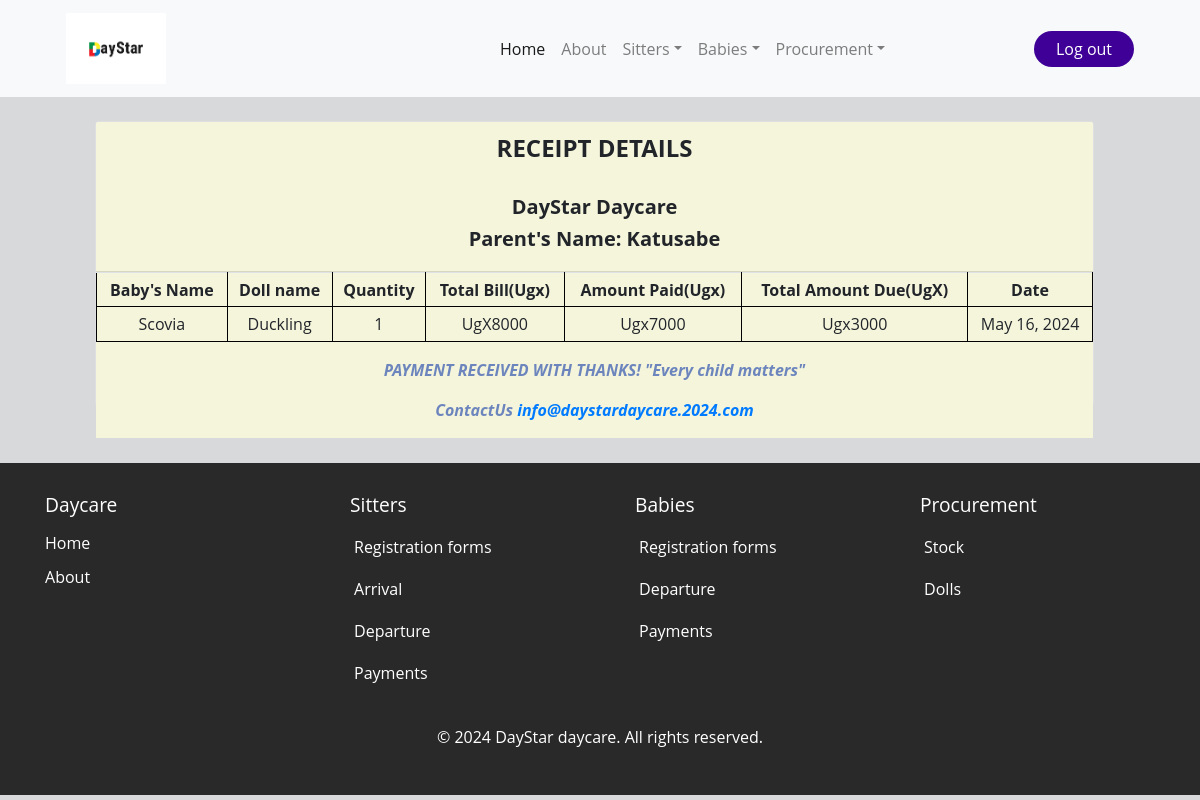
Page /receipt_detail/4/ (signed in) on the committed database.
### daystarApp/models.py (models this page shows, shortened)
class Doll_payment(models.Model):
    babe_name = models.ForeignKey(Baby, on_delete=models.CASCADE)
    doll_type = models.CharField(choices=[('birds', 'Birds'),('animals', 'Animals'),('vehicles','Vehicles'),('human','Human'),('other','Other')], max_length=20)
    name = models.ForeignKey(Doll, on_delete=models.CASCADE)
    amount_paid = models.IntegerField(default=0)
    doll_price = models.IntegerField( null=True, blank=True, default=0)
    doll_quantity = models.IntegerField( null=True, blank=True, default=0)
    parents_name = models.CharField( max_length=20)
    date = models.DateField(default=timezone.now)
    amount_due = models.IntegerField(default=0)

class Baby(models.Model):
    baby_id = models.AutoField(primary_key=True)
    baby_name = models.CharField( max_length=20)
    baby_gender = models.CharField( max_length=20 )
    date_of_birth = models.DateField( default=timezone.now)
    baby_location = models.CharField( max_length=20)
    parents_name = models.CharField( max_length=20)
    period_of_stay = models.CharField(choices=[('half-day', 'Half-day'),('full-day', 'Full-day')], max_length=100)
    registration_date = models.DateField(default=timezone.now)
    baby_bringer = models.CharField( max_length=20)
    time_in = models.TimeField()
    Assigned_to=models.ForeignKey(Sitter_arrival,on_delete=models.CASCADE)
    def __str__(self):
        return self.baby_name

class Doll(models.Model):
    doll_id = models.AutoField(primary_key=True)
    doll_type = models.CharField(choices=[('birds', 'Birds'),('animals', 'Animals'),('vehicles','Vehicles'),('human','Human'),('other','Other')], max_length=20)
    doll_name = models.CharField( max_length=20)
    doll_price = models.IntegerField( null=True, blank=True, default=0)
    doll_description = models.TextField( max_length=30, blank=True, null=True)
    doll_quantity = models.IntegerField( null=True, blank=True, default=0)
    def __str__(self):
        return self.doll_name

### daystarApp/views.py (the view)
# urls.py: path('receipt_detail/<int:id>/', views.receipt_detail, name='receipt_detail'),
@login_required
def receipt_detail(request, id):
    receipt = Doll_payment.objects.get(id=id)
    return render( request,'daystarApp/receipt_detail.html',{'receipt':receipt})

### daystarApp/templates/daystarApp/receipt_detail.html (shortened to what this page needs)
{% extends 'daystarApp/base.html'%}
{% block content%}
{% load static %}
<br />
<div class="container" >
  <div class="row">
    <div class="col-md-12">
      <div class="card">
        <div class="card-header" style="background-color: beige;">
          <h4 class="text-center" style="font-weight: bolder;">RECEIPT DETAILS</h4><br>
          <h5 class="lead" style="font-weight: bolder; text-align: center;">DayStar Daycare</h5>
          <h5 class="lead" style="font-weight: bolder; text-align: center;">Parent's Name: {{receipt.parents_name | title}}</h5>
        </div>
        <div class="card-block" style="background-color: beige;">
          <div class="table-responsive">
            <table class="table table-sm">
              <thead>
                <tr>
                  <td><strong>Baby's Name</strong></td>
                  <td class="text-xs-center"><strong>Doll name</strong></td>
                  <td class="text-xs-center"><strong>Quantity</strong></td>
                  <td class="text-xs-right"><strong>Total Bill(Ugx)</strong></td>
                  <td class="text-xs-right"><strong>Amount Paid(Ugx)</strong></td>
                  <td class="text-xs-right"><strong>Total Amount Due(UgX)</strong>
                    <td class="text-xs-right"><strong>Date</strong>
                  </td>
                </tr>
              </thead>
              <tbody>
                <tr>
                  <td>{{ receipt.babe_name | title}}</td>
                  <td class="text-xs-center">{{receipt.name }}</td>
                  <td class="text-xs-center">{{receipt.doll_quantity }}</td>
                  <td class="text-xs-center">UgX{{receipt.doll_price | title}}</td>
                  <td class="text-xs-right">Ugx{{ receipt.amount_paid }}</td>
                  <td class="text-xs-right">Ugx{{ receipt.amount_due }}</td>
                  <td class="text-xs-right">{{ receipt.date }}</td>
                </tr>
              </tbody>
            </table>
            <div style="text-align: center; font-style: italic; font-weight: bolder; color: #6c85bd;">
              <p> PAYMENT RECEIVED WITH THANKS!
                "Every child matters"
              </p>
            </div>
            <P style="text-align: center; font-style: italic; color: #6c85bd; font-weight: bolder;" >
              ContactUs
              <a href="email.com">info@daystardaycare.2024.com</a>
            </P>
          </div>
        </div>
      </div>
    </div>
  </div>
</div>
<br>
{% endblock %}

### static/css/home.css (style rules this page uses)
* { margin: 0; padding: 0; box-sizing: border-box; font-family: "Open Sans", Helvetica, Arial, sans-serif; }
:root { --background-color1: #fafaff; --background-color2: #ffffff; --background-color3: #ededed; --background-color4: #cad7fda4; --primary-color: #4b49ac; --secondary-color: #0c007d; --Border-color: #3f0097; --one-use-color: #3f0097; --two-use-color: #5500cb; }
body { background-color: var(--background-color4); max-width: 100%; overflow-x: hidden; }

### daystarApp/templates/daystarApp/receipt_detail.html (style rules this page uses)
html,body { background-color: #D8D9DA; }
th,td { border: 1px solid black; text-align: center; }
.card { width: 90%; height: 90%; margin-left: 50px; }

### rows in the picture
Doll_payment: parents_name "Katusabe", babe_name "Scovia", name "Duckling", doll_quantity "1", doll_price "8000", amount_paid "7000", amount_due "3000", date "May 16, 2024"
